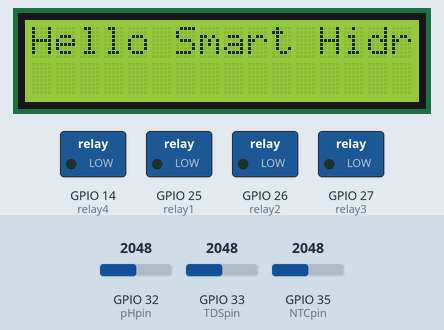
Bench run of a sketch on a simulated ESP32. Parts: 16×2 character LCD, switched loads named in the sketch (green lamp = pin HIGH). The test bench sets the inputs (shaded band); at power-on: GPIO 32 (pHpin) = 2048, GPIO 33 (TDSpin) = 2048, GPIO 35 (NTCpin) = 2048. WiFi joins after 1.5 s; servers stay silent unless stated; network time is answered at once with the bench clock; uploads are accepted with an empty reply; the local clock reads 2024-03-15 10:24:30 at power-on unless the sketch sets it; what the sketch prints to the serial monitor is not drawn.

Above: at 0.1 s.
At 5.7 s:
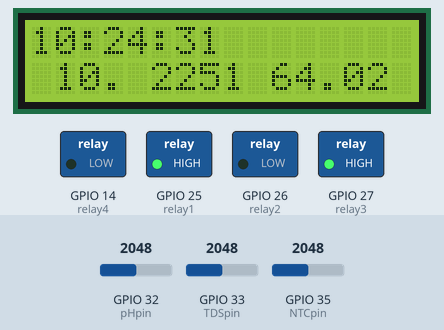
At 22.1 s:
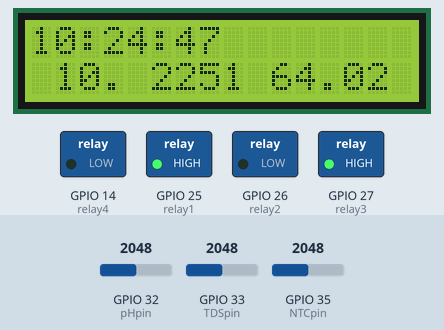
At 38.4 s:
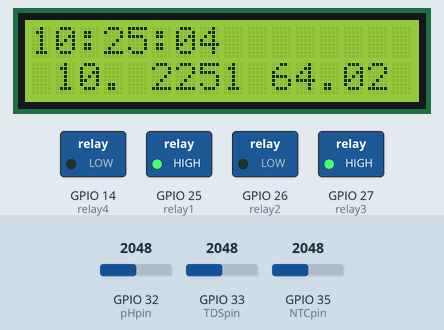
Timing chart, 0 to 39.9 s (numbered marks = the images above):
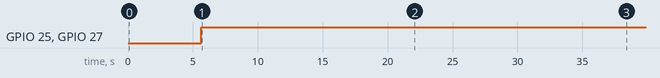

The sketch:

smarthidroponik.ino
```cpp
/*
 * SMART HIDROPONIK
 * Sensor : pH 4502C, NTC 10K Thermistor, Analog TDS sensor
 * Display : LCD I2C GPIO21 & GPIO22, Streamlit Apps
 * Relay 4 Channel
*/

//inisiasi sensor pH
#define pHpin 32  //GPIO15
float pH, voltage;
int valX = 0;
const float pHA = 8.3;
const float pHB = 3.4;
float valAX = 534;
float valBX = 1580;
float slopeX, interceptX;

//inisiasi sensor TDS
#define TDSpin 33
float tds, valY;
const float tdsA =  693;
const float tdsB = 404;
float valAY = 85.00;
float valBY = 59.00;
float slopeY, interceptY;

//inisiasi sensor suhu ntc 10k
#define NTCpin 35
float suhu, valZ;
float R1 = 220000;
float logR2, R2, T;
float c1 = 1.009249522e-03, c2 = 2.378405444e-04, c3 = 2.019202697e-07;
float tempAcal = 40.2;
float tempBcal = 26.9;
float tempA = -94.32; //int valAZ = 10;
float tempB = -124.00; //int valBZ = 263;
float slopeZ, interceptZ;

//inisiasi lcd i2c
#include "Wire.h"
#include <LiquidCrystal_I2C.h>
LiquidCrystal_I2C lcd (0x27, 16, 2);

//inisiasi relay 4 channel
#define relay1 25
#define relay2 26
#define relay3 27
#define relay4 14

//inisiasi wifi
#include <WiFi.h>
const char* ssid = "enumatechz";
const char* password = "3numaTechn0l0gy";

//inisiasi waktu
#include <NTPClient.h>
#include <WiFiUdp.h>
String NTP;
const long utcOffsetInSeconds = 25200;
WiFiUDP ntpUDP;
NTPClient timeClient(ntpUDP, "id.pool.ntp.org", utcOffsetInSeconds);

// inisiasi streamlit
#include <HTTPClient.h>
#include <ArduinoJson.h>
const char* serverName = "http://192.168.1.2:5000/dapat_data";
unsigned long previousMillis = 0;
const long interval = 10000;

void setup() {
  // put your setup code here, to run once:
  Serial.begin(115200);
  pinMode(relay1, OUTPUT);
  pinMode(relay2, OUTPUT);
  pinMode(relay3, OUTPUT);
  pinMode(relay4, OUTPUT);
  pinMode(pHpin,INPUT); //inisiasi sensor pH
  pinMode(TDSpin,INPUT); //inisiasi TDS
  pinMode(NTCpin,INPUT); //inisiasi suhu ntc 10k
  lcd.init(); lcd.backlight(); //inisiasi lcd
  lcd.setCursor(0, 0);  lcd.print("Hello Smart Hidroponik...");
  WiFi.begin(ssid, password); //inisiasi wifi
  Serial.print("Connecting to ");
  Serial.println(ssid);
  while (WiFi.status() != WL_CONNECTED) {
    delay(500);
    Serial.print(".");
  }
  Serial.println("");
  Serial.println("WiFi connected.");
  Serial.println("IP address: ");
  Serial.println(WiFi.localIP());
  timeClient.begin();//inisiasi waktu
}

 void loop(){
  timeNTP();
  pHmeter();
  TDSmeter();
  tempWater();
  Relay();
  Display();
  Streamlit();
 }

 void timeNTP() {
  timeClient.update();
  NTP = timeClient.getFormattedTime();
  delay(1000);
 }

 void pHmeter() {
  long sumX = 0;
  Serial.print("X = ");
  for (int i=0; i<10; i++) {
    valX = analogRead(pHpin);
    sumX += valX;
    Serial.print(valX);
    Serial.print(" ");
    delay(100);
  }
    Serial.println(" ");
    float averageX = sumX/10;
    slopeX = (pHA - pHB) / (valAX - valBX);
    interceptX = pHA - (slopeX * valAX);
    float voltageX = averageX*(3.3/4095.0);
    float pHX = (3.3*voltageX);
    pH = slopeX * pHX + interceptX;
}

void TDSmeter() {
  long sumY = 0;
  Serial.print("Y = ");
  for (int i=0; i<10; i++) {
    valY = analogRead(TDSpin);
    sumY += valY;
    Serial.print(valY);
    Serial.print(" ");
    delay(100);
  }
    Serial.println(" ");
    float averageY = sumY/10.0;
    slopeY = (tdsA - tdsB) / (valAY - valBY);
    interceptY = tdsA - (slopeY * valAY);
    tds = slopeY * averageY + interceptY;
    if (tds<0) {
      tds = 53.00;
    }
  }

void tempWater() {
  long sumZ = 0;
  Serial.print("Z = ");
  for (int i=0; i<10; i++) {
    valZ = analogRead(NTCpin);
    sumZ += valZ;
    Serial.print(valZ);
    Serial.print(" ");
    delay(100);
  }
  Serial.println(" ");
  float averageZ = sumZ/10;
  slopeZ = (tempAcal - tempBcal) / (tempA - tempB);
  interceptZ = tempAcal - (slopeZ * tempA);
  R2 = R1 * (4095.0 / (float)averageZ - 1.0);
  logR2 = log(R2);
  T = (1.0 / (c1 + c2*logR2 + c3*logR2*logR2*logR2)) - 273.15;
  suhu = slopeZ * T + interceptZ;
}

void Relay () {
   // Mengatur relay berdasarkan nilai pH
  if (pH >= 0 && pH < 5.0) {          //Jika terlalu asam, maka pH dinaikkan dengan menambahkan basa
    digitalWrite(relay1, LOW);
    digitalWrite(relay2, HIGH);
  } else if (pH > 6.0 && pH <= 14.0) {  //Jika terlalu basa, maka pH diturunkan dengan menambahkan asam
    digitalWrite(relay1, HIGH);
    digitalWrite(relay2, LOW);
  } else {                              //kondisi normal, relay 1 dan relay 2 untuk asam-basa mati
    digitalWrite(relay1, HIGH);
    digitalWrite(relay2, HIGH);
  }
  // Mengatur relay berdasarkan nilai TDS
  if (tds >= 0 && tds <= 1100) {         //Jika nilai tds rendah (< 400 ppm), maka ditambahkan Nutrisi
    digitalWrite(relay3, LOW);
  } else {                              //kondisi normal, relay 3 mati untuk pupuk
    digitalWrite(relay3, HIGH);
  }
    // Mengatur relay berdasarkan nilai suhu
  if (suhu >= 26 && suhu <= 100) {     //Jika terlalu panas, maka diturunkan suhunya dengan kipas
    digitalWrite(relay4, LOW);
  } else {                            //kondisi normal, relay 4 mati untuk suhu/kipas
    digitalWrite(relay4, HIGH);
  }
}

void Display () {
  Serial.println("_SMART HIDROPONIK_");
  Serial.print(NTP); Serial.print('\t');
  Serial.print("pH = "); Serial.print(pH); Serial.print('\t');
  Serial.print("TDS = "); Serial.print(tds); Serial.print(" ppm"); Serial.print('\t');
  Serial.print("suhu = "); Serial.print(suhu); Serial.println(" C");
  Serial.println("");
  //lcd
  lcd.clear();
  lcd.setCursor(0, 0);  lcd.print(NTP);
  lcd.setCursor(0, 1);  lcd.print(" ");    lcd.print(pH);
  lcd.setCursor(4, 1);  lcd.print(" ");    lcd.print(tds);
  lcd.setCursor(9, 1);  lcd.print(" ");    lcd.print(suhu);
  }

void Streamlit() { //streamlit
    unsigned long currentMillis = millis();
    if (currentMillis - previousMillis >= interval) {
    previousMillis = currentMillis;
        if ((WiFi.status() == WL_CONNECTED)) {
          HTTPClient http;
          http.begin(serverName);
          http.addHeader("Content-Type", "application/json");
          StaticJsonDocument<200> jsonDoc;
            jsonDoc["pH"] = round(pH * 100.0) / 100.0;
            jsonDoc["tds"] = round(tds * 100.0) / 100.0;
            jsonDoc["suhu"] = round(suhu * 100.0) / 100.0;

        // pengubah JSON menjadi string
        String httpRequestData;
        serializeJson(jsonDoc, httpRequestData);

        //  mengirimkan POST request
        int httpResponseCode = http.POST(httpRequestData);
        if (httpResponseCode > 0) {
            String response = http.getString();
            Serial.println(httpResponseCode);
            Serial.println(response);
        } else {
            Serial.print("Error on sending POST: ");
            Serial.println(httpResponseCode);
        }
        http.end();
  }
  }
}
```

Measured:
- by itself, GPIO 25 (relay1), GPIO 27 (relay3): LOW → HIGH at 5.6 s
- what the display in image 1 shows lasts 4.0 s, from 5.7 s to 9.7 s
